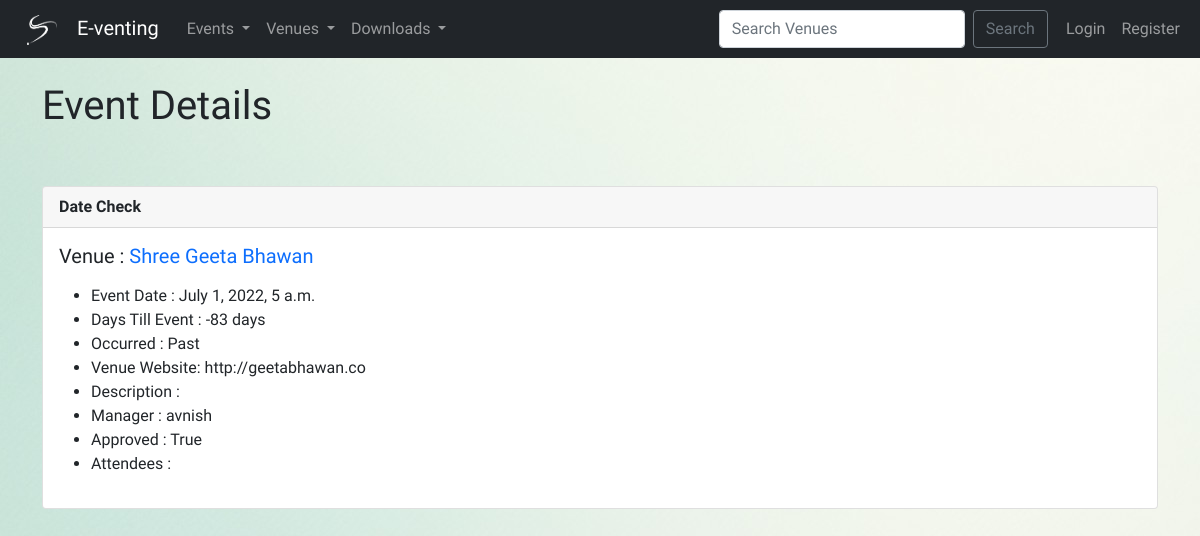
/show_event/20, run on an earlier commit of the app's database.
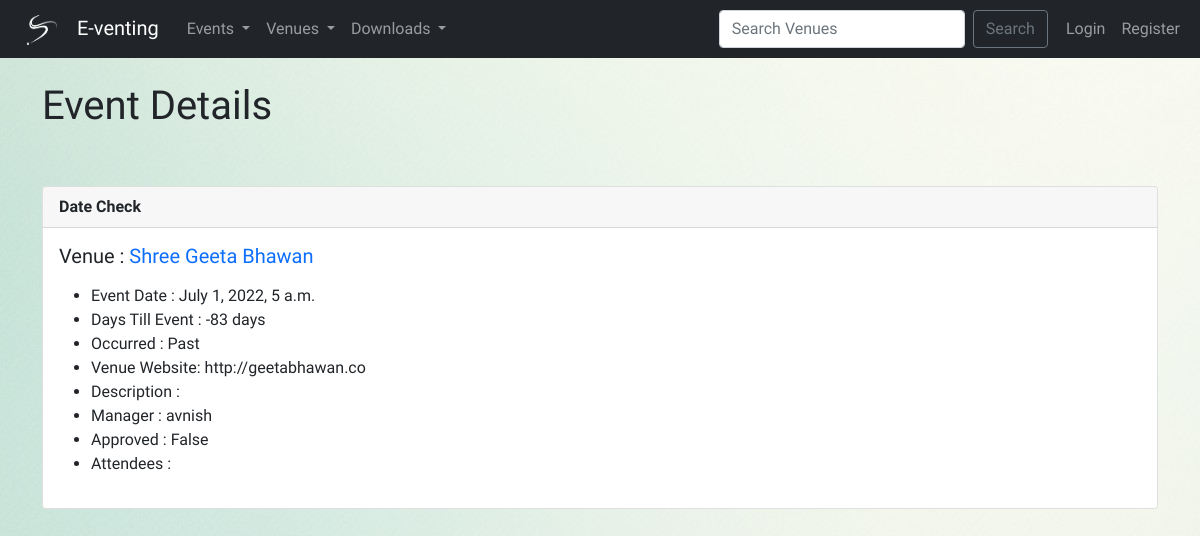
And on a later commit of the database.
### events/models.py (models this page shows)
class Event(models.Model):
    name = models.CharField('Event Name', max_length=120)
    event_date = models.DateTimeField('Event Date')
    venue = models.ForeignKey(Venue, blank=True, null=True, on_delete=models.CASCADE)
    manager = models.ForeignKey(User, blank=True, null=True, on_delete=models.SET_NULL,related_name='manager')
    description = models.TextField(blank=True)
    attendees = models.ManyToManyField(Attendee, blank=True)
    approved = models.BooleanField(default=False)
    def __str__(self):
        return self.name
    @property
    def Days_till(self):
        today = date.today()
        days_till = self.event_date.date() - today
        days_till_stripped = str(days_till).split(',', 1)[0]
        return days_till_stripped
    @property
    def Is_past(self):
        today = date.today()
        if self.event_date.date() > today:
            occurred = 'Future'
        else:
            occurred = 'Past'
        return occurred

class Venue(models.Model):
    name = models.CharField('Venue Name', max_length=120)
    address = models.CharField(max_length=300)
    pin_code = models.CharField('Pin Code', max_length=10)
    phone = models.CharField('Contact', max_length=25, blank=True)
    web = models.URLField('Web Address', blank=True)
    email = models.EmailField('Email Address', blank=True)
    owner = models.IntegerField('Venue Owner', blank=False, default=1)
    venue_image = models.ImageField(null=True, blank=True, upload_to='images/')
    def __str__(self):
        return self.name

### events/views.py (the view)
# urls.py: path('show_event/<event_id>', views.show_event, name='show-event'),
def show_event(request, event_id):
    event=Event.objects.get(pk=event_id)
    return render(request,'events/show_event.html',{'event':event})

### events/templates/events/show_event.html (shortened to what this page needs)
{% extends 'events/base.html' %}
{% block content %}
    <h1> Event Details </h1>
    <br><br>
    <div class="card">
        <div class="card-header">
            <strong>{{event}}</strong>
        </div>
        <div class="card-body">
            <h5 class="card-title">Venue : <a href={% url 'show-venue' event.venue.id%} style="text-decoration: none;">{{event.venue}}</a></h5>
            <p class="card-text">
            <ul>
                <li>Event Date : {{event.event_date}}</li>
                <li>Days Till Event : {{event.Days_till}}</li>
                <li>Occurred : {{event.Is_past}}</li>
                <li>Venue Website: {{event.venue.web}}</li>
                <li>Description : {{event.description}}</li>
                <li>Manager : {{event.manager}}</li>
                <li>Approved : {{event.approved}}</li>
                <li>Attendees : <br>
                </li>
            </ul>
            </p>
        </div>
    </div>
    <br>
{% endblock %}

What changed in the data, as far as the page shows it:
changed Event "Date Check": approved "True" → "False"
